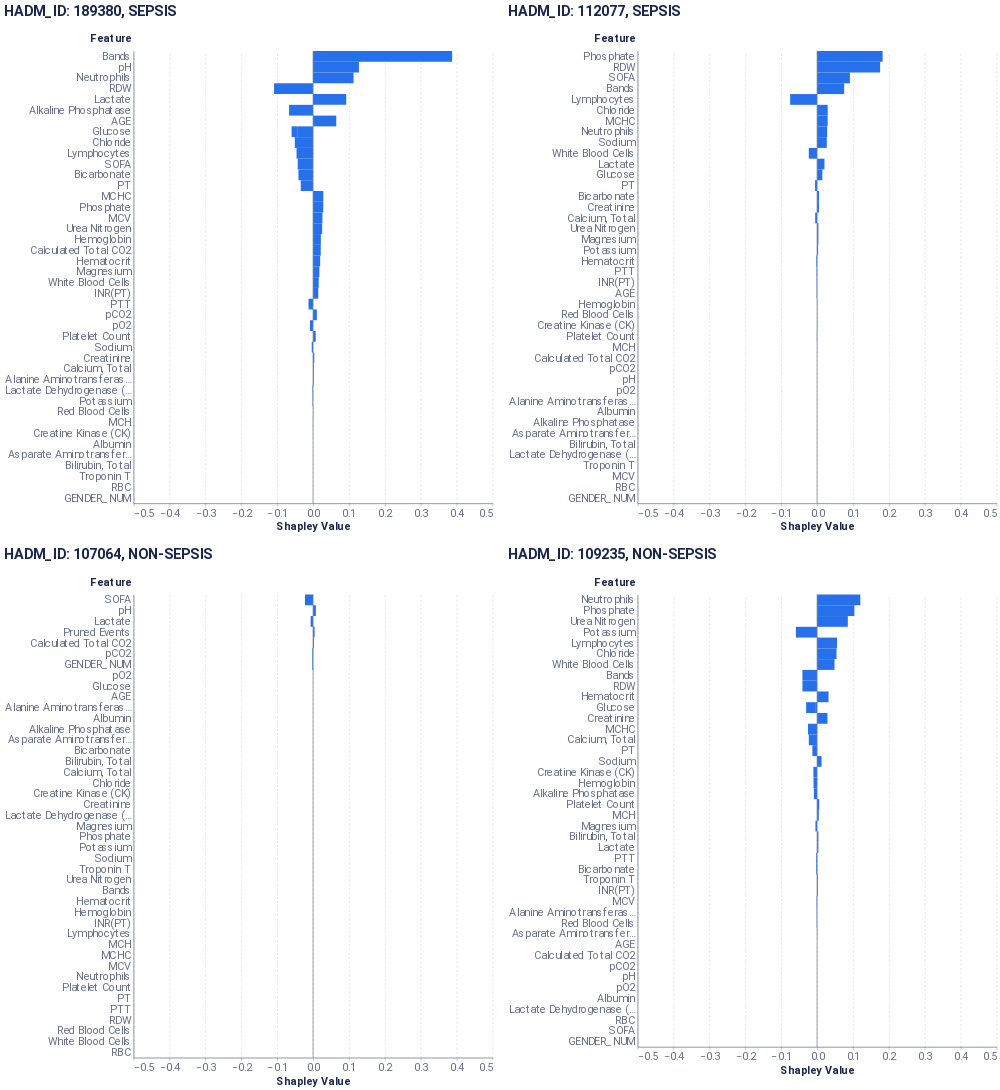

Source (notebook cell):
### Code cell
(feat_plots[0] | feat_plots[1]) & (feat_plots[2] | feat_plots[3])

### Figure 1 — Vega-Lite specification as saved in the notebook (floating-point values rounded to 4 significant figures)
{"config": {"axis": {"domain": true, "domainColor": "#666F89", "grid": false, "gridCap": "round", "gridColor": "#B3B7C4", "gridDash": [2, 4], "gridWidth": 0.5, "labelColor": "#666F89", "labelFont": "Roboto, Arial, sans-serif", "labelPadding": 2, "tickColor": "#666F89", "tickOpacity": 0.5, "tickSize": 4, "titleColor": "#19274E", "titleFont": "Roboto, Arial, sans-serif", "titleFontSize": 12}, "axisBand": {"domain": true, "labelPadding": 4, "ticks": false}, "axisY": {"domain": false, "titleAlign": "left", "titleAngle": 0, "titleX": -20, "titleY": -10}, "legend": {"labelColor": "#666F89", "labelFont": "Roboto, Arial, sans-serif", "labelFontSize": 12, "symbolSize": 40, "titleColor": "#19274E", "titleFont": "Roboto, Arial, sans-serif", "titleFontSize": 12, "titlePadding": 4}, "arc": {"stroke": "#FFFFFF", "strokeWidth": 1}, "bar": {"fill": "#2770EB", "stroke": null}, "line": {"stroke": "#2770EB", "strokeWidth": 2}, "path": {"stroke": "#2770EB", "strokeWidth": 0.5}, "point": {"fill": "#2770EB", "shape": "circle", "filled": true}, "rect": {"fill": "#2770EB"}, "rule": {"stroke": "#666F89"}, "shape": {"stroke": "#2770EB"}, "text": {"color": "#19274E", "font": "Roboto, Arial, sans-serif", "fontSize": 12}, "range": {"category": ["#2770EB", "#77B98A", "#DA5252", "#FFC400", "#A87AEA", "#00A39E", "#19274E"], "diverging": ["#006360", "#2BB3AE", "#96D9D7", "#FFFFFF", "#EDAAAA", "#DA5252", "#811D1D"], "heatmap": ["#18448F", "#1B4EA5", "#2770EB", "#4C88EE", "#82ACF3", "#A6C4F7", "#E9F1FD"], "ramp": ["#18448F", "#1B4EA5", "#2770EB", "#4C88EE", "#82ACF3", "#A6C4F7", "#E9F1FD"]}, "background": "#FFFFFF", "group": {"fill": "#FFFFFF"}, "header": {"labelColor": "#19274E", "labelFont": "Roboto, Arial, sans-serif", "labelFontSize": 12, "titleColor": "#19274E", "titleFont": "Roboto, Arial, sans-serif", "titleFontSize": 16}, "title": {"anchor": "start", "color": "#19274E", "font": "Roboto, Arial, sans-serif", "fontSize": 20, "fontWeight": "bold", "offset": 20, "subtitleColor": "#19274E", "subtitleFontSize": 16}, "view": {"continuousHeight": 300, "continuousWidth": 400, "stroke": "transparent"}}, "vconcat": [{"hconcat": [{"layer": [{"data": {"name": "data-942ada6a638deb971b29a01b14e4cca2"}, "mark": {"type": "bar", "size": 15, "thickness": 1}, "encoding": {"x": {"axis": {"grid": true, "labelFontSize": 15, "title": "Shapley Value", "titleFontSize": 15}, "field": "Shapley Value", "scale": {"domain": [-0.1, 0.4]}, "type": "quantitative"}, "y": {"axis": {"labelFontSize": 15, "title": "Feature", "titleFontSize": 15, "titleX": -61}, "field": "Feature", "sort": {"field": "sort_col", "order": "descending"}, "type": "nominal"}}}, {"data": {"name": "data-9c00aa9dc2b1c1a0b4bf9b34ead12925"}, "mark": {"type": "rule", "color": "#798184"}, "encoding": {"x": {"field": "x", "type": "quantitative"}}}], "encoding": {"x": {"field": "Shapley Value", "scale": {"domain": [-0.5, 0.5]}, "type": "quantitative"}}, "height": {"step": 15}, "title": "HADM_ID: 189380, SEPSIS", "width": 500}, {"layer": [{"data": {"name": "data-05fdb6a7bd76206588841f8e6b9853bc"}, "mark": {"type": "bar", "size": 15, "thickness": 1}, "encoding": {"x": {"axis": {"grid": true, "labelFontSize": 15, "title": "Shapley Value", "titleFontSize": 15}, "field": "Shapley Value", "scale": {"domain": [-0.1, 0.4]}, "type": "quantitative"}, "y": {"axis": {"labelFontSize": 15, "title": "Feature", "titleFontSize": 15, "titleX": -61}, "field": "Feature", "sort": {"field": "sort_col", "order": "descending"}, "type": "nominal"}}}, {"data": {"name": "data-9c00aa9dc2b1c1a0b4bf9b34ead12925"}, "mark": {"type": "rule", "color": "#798184"}, "encoding": {"x": {"field": "x", "type": "quantitative"}}}], "encoding": {"x": {"field": "Shapley Value", "scale": {"domain": [-0.5, 0.5]}, "type": "quantitative"}}, "height": {"step": 15}, "title": "HADM_ID: 112077, SEPSIS", "width": 500}]}, {"hconcat": [{"layer": [{"data": {"name": "data-001dbd99aa7676b25c09c4a7212a6f70"}, "mark": {"type": "bar", "size": 15, "thickness": 1}, "encoding": {"x": {"axis": {"grid": true, "labelFontSize": 15, "title": "Shapley Value", "titleFontSize": 15}, "field": "Shapley Value", "scale": {"domain": [-0.1, 0.4]}, "type": "quantitative"}, "y": {"axis": {"labelFontSize": 15, "title": "Feature", "titleFontSize": 15, "titleX": -61}, "field": "Feature", "sort": {"field": "sort_col", "order": "descending"}, "type": "nominal"}}}, {"data": {"name": "data-9c00aa9dc2b1c1a0b4bf9b34ead12925"}, "mark": {"type": "rule", "color": "#798184"}, "encoding": {"x": {"field": "x", "type": "quantitative"}}}], "encoding": {"x": {"field": "Shapley Value", "scale": {"domain": [-0.5, 0.5]}, "type": "quantitative"}}, "height": {"step": 15}, "title": "HADM_ID: 107064, NON-SEPSIS", "width": 500}, {"layer": [{"data": {"name": "data-0c6ce6c4ee8d5175eaa62f80c88a8647"}, "mark": {"type": "bar", "size": 15, "thickness": 1}, "encoding": {"x": {"axis": {"grid": true, "labelFontSize": 15, "title": "Shapley Value", "titleFontSize": 15}, "field": "Shapley Value", "scale": {"domain": [-0.1, 0.4]}, "type": "quantitative"}, "y": {"axis": {"labelFontSize": 15, "title": "Feature", "titleFontSize": 15, "titleX": -61}, "field": "Feature", "sort": {"field": "sort_col", "order": "descending"}, "type": "nominal"}}}, {"data": {"name": "data-9c00aa9dc2b1c1a0b4bf9b34ead12925"}, "mark": {"type": "rule", "color": "#798184"}, "encoding": {"x": {"field": "x", "type": "quantitative"}}}], "encoding": {"x": {"field": "Shapley Value", "scale": {"domain": [-0.5, 0.5]}, "type": "quantitative"}}, "height": {"step": 15}, "title": "HADM_ID: 109235, NON-SEPSIS", "width": 500}]}], "$schema": "https://vega.github.io/schema/vega-lite/v4.17.0.json", "datasets": {"data-942ada6a638deb971b29a01b14e4cca2": [{"Random seed": 42, "NSamples": 32000, "Feature": "AGE", "Shapley Value": 0.0647, "sort_col": 0.0647}, {"Random seed": 42, "NSamples": 32000, "Feature": "Calculated Total CO2", "Shapley Value": 0.02143, "sort_col": 0.02143}, {"Random seed": 42, "NSamples": 32000, "Feature": "Glucose", "Shapley Value": -0.04414, "sort_col": 0.04414}, {"Random seed": 42, "NSamples": 32000, "Feature": "Lactate", "Shapley Value": 0.09242, "sort_col": 0.09242}, {"Random seed": 42, "NSamples": 32000, "Feature": "pCO2", "Shapley Value": 0.01054, "sort_col": 0.01054}, {"Random seed": 42, "NSamples": 32000, "Feature": "pH", "Shapley Value": 0.1277, "sort_col": 0.1277}, {"Random seed": 42, "NSamples": 32000, "Feature": "pO2", "Shapley Value": -0.008671, "sort_col": 0.008671}, {"Random seed": 42, "NSamples": 32000, "Feature": "Alanine Aminotransferase (ALT)", "Shapley Value": 0.002112, "sort_col": 0.002112}, {"Random seed": 42, "NSamples": 32000, "Feature": "Albumin", "Shapley Value": 0.0, "sort_col": 0.0}, {"Random seed": 42, "NSamples": 32000, "Feature": "Alkaline Phosphatase", "Shapley Value": -0.06677, "sort_col": 0.06677}, {"Random seed": 42, "NSamples": 32000, "Feature": "Asparate Aminotransferase (AST)", "Shapley Value": 0.0, "sort_col": 0.0}, {"Random seed": 42, "NSamples": 32000, "Feature": "Bicarbonate", "Shapley Value": -0.04069, "sort_col": 0.04069}, {"Random seed": 42, "NSamples": 32000, "Feature": "Bilirubin, Total", "Shapley Value": 0.0, "sort_col": 0.0}, {"Random seed": 42, "NSamples": 32000, "Feature": "Calcium, Total", "Shapley Value": 0.002173, "sort_col": 0.002173}, {"Random seed": 42, "NSamples": 32000, "Feature": "Chloride", "Shapley Value": -0.05077, "sort_col": 0.05077}, {"Random seed": 42, "NSamples": 32000, "Feature": "Creatine Kinase (CK)", "Shapley Value": -0.0002706, "sort_col": 0.0002706}, {"Random seed": 42, "NSamples": 32000, "Feature": "Creatinine", "Shapley Value": 0.003467, "sort_col": 0.003467}, {"Random seed": 42, "NSamples": 32000, "Feature": "Glucose", "Shapley Value": -0.01561, "sort_col": 0.01561}, {"Random seed": 42, "NSamples": 32000, "Feature": "Lactate Dehydrogenase (LD)", "Shapley Value": -0.001503, "sort_col": 0.001503}, {"Random seed": 42, "NSamples": 32000, "Feature": "Magnesium", "Shapley Value": 0.01757, "sort_col": 0.01757}, {"Random seed": 42, "NSamples": 32000, "Feature": "Phosphate", "Shapley Value": 0.02842, "sort_col": 0.02842}, {"Random seed": 42, "NSamples": 32000, "Feature": "Potassium", "Shapley Value": -0.001368, "sort_col": 0.001368}, {"Random seed": 42, "NSamples": 32000, "Feature": "Sodium", "Shapley Value": -0.003655, "sort_col": 0.003655}, {"Random seed": 42, "NSamples": 32000, "Feature": "Troponin T", "Shapley Value": 0.0, "sort_col": 0.0}, {"Random seed": 42, "NSamples": 32000, "Feature": "Urea Nitrogen", "Shapley Value": 0.02529, "sort_col": 0.02529}, {"Random seed": 42, "NSamples": 32000, "Feature": "Bands", "Shapley Value": 0.3874, "sort_col": 0.3874}, {"Random seed": 42, "NSamples": 32000, "Feature": "Hematocrit", "Shapley Value": 0.01986, "sort_col": 0.01986}, {"Random seed": 42, "NSamples": 32000, "Feature": "Hemoglobin", "Shapley Value": 0.02179, "sort_col": 0.02179}, {"Random seed": 42, "NSamples": 32000, "Feature": "INR(PT)", "Shapley Value": 0.01452, "sort_col": 0.01452}, {"Random seed": 42, "NSamples": 32000, "Feature": "Lymphocytes", "Shapley Value": -0.046, "sort_col": 0.046}, {"Random seed": 42, "NSamples": 32000, "Feature": "MCH", "Shapley Value": -0.0004241, "sort_col": 0.0004241}, {"Random seed": 42, "NSamples": 32000, "Feature": "MCHC", "Shapley Value": 0.02865, "sort_col": 0.02865}, {"Random seed": 42, "NSamples": 32000, "Feature": "MCV", "Shapley Value": 0.02607, "sort_col": 0.02607}, {"Random seed": 42, "NSamples": 32000, "Feature": "Neutrophils", "Shapley Value": 0.1128, "sort_col": 0.1128}, {"Random seed": 42, "NSamples": 32000, "Feature": "Platelet Count", "Shapley Value": 0.007343, "sort_col": 0.007343}, {"Random seed": 42, "NSamples": 32000, "Feature": "PT", "Shapley Value": -0.03423, "sort_col": 0.03423}, {"Random seed": 42, "NSamples": 32000, "Feature": "PTT", "Shapley Value": -0.01249, "sort_col": 0.01249}, {"Random seed": 42, "NSamples": 32000, "Feature": "RDW", "Shapley Value": -0.1086, "sort_col": 0.1086}, {"Random seed": 42, "NSamples": 32000, "Feature": "Red Blood Cells", "Shapley Value": 0.0005726, "sort_col": 0.0005726}, {"Random seed": 42, "NSamples": 32000, "Feature": "White Blood Cells", "Shapley Value": 0.0158, "sort_col": 0.0158}, {"Random seed": 42, "NSamples": 32000, "Feature": "RBC", "Shapley Value": 0.0, "sort_col": 0.0}, {"Random seed": 42, "NSamples": 32000, "Feature": "SOFA", "Shapley Value": -0.04275, "sort_col": 0.04275}, {"Random seed": 42, "NSamples": 32000, "Feature": "GENDER_NUM", "Shapley Value": 0.0, "sort_col": 0.0}], "data-9c00aa9dc2b1c1a0b4bf9b34ead12925": [{"x": 0}], "data-05fdb6a7bd76206588841f8e6b9853bc": [{"Random seed": 42, "NSamples": 32000, "Feature": "AGE", "Shapley Value": -0.001178, "sort_col": 0.001178}, {"Random seed": 42, "NSamples": 32000, "Feature": "Calculated Total CO2", "Shapley Value": 0.0, "sort_col": 0.0}, {"Random seed": 42, "NSamples": 32000, "Feature": "Glucose", "Shapley Value": 0.0, "sort_col": 0.0}, {"Random seed": 42, "NSamples": 32000, "Feature": "Lactate", "Shapley Value": 0.02058, "sort_col": 0.02058}, {"Random seed": 42, "NSamples": 32000, "Feature": "pCO2", "Shapley Value": 0.0, "sort_col": 0.0}, {"Random seed": 42, "NSamples": 32000, "Feature": "pH", "Shapley Value": 0.0, "sort_col": 0.0}, {"Random seed": 42, "NSamples": 32000, "Feature": "pO2", "Shapley Value": 0.0, "sort_col": 0.0}, {"Random seed": 42, "NSamples": 32000, "Feature": "Alanine Aminotransferase (ALT)", "Shapley Value": 0.0, "sort_col": 0.0}, {"Random seed": 42, "NSamples": 32000, "Feature": "Albumin", "Shapley Value": 0.0, "sort_col": 0.0}, {"Random seed": 42, "NSamples": 32000, "Feature": "Alkaline Phosphatase", "Shapley Value": 0.0, "sort_col": 0.0}, {"Random seed": 42, "NSamples": 32000, "Feature": "Asparate Aminotransferase (AST)", "Shapley Value": 0.0, "sort_col": 0.0}, {"Random seed": 42, "NSamples": 32000, "Feature": "Bicarbonate", "Shapley Value": 0.005468, "sort_col": 0.005468}, {"Random seed": 42, "NSamples": 32000, "Feature": "Bilirubin, Total", "Shapley Value": 0.0, "sort_col": 0.0}, {"Random seed": 42, "NSamples": 32000, "Feature": "Calcium, Total", "Shapley Value": -0.005252, "sort_col": 0.005252}, {"Random seed": 42, "NSamples": 32000, "Feature": "Chloride", "Shapley Value": 0.02954, "sort_col": 0.02954}, {"Random seed": 42, "NSamples": 32000, "Feature": "Creatine Kinase (CK)", "Shapley Value": 0.0006566, "sort_col": 0.0006566}, {"Random seed": 42, "NSamples": 32000, "Feature": "Creatinine", "Shapley Value": 0.005287, "sort_col": 0.005287}, {"Random seed": 42, "NSamples": 32000, "Feature": "Glucose", "Shapley Value": 0.01454, "sort_col": 0.01454}, {"Random seed": 42, "NSamples": 32000, "Feature": "Lactate Dehydrogenase (LD)", "Shapley Value": 0.0, "sort_col": 0.0}, {"Random seed": 42, "NSamples": 32000, "Feature": "Magnesium", "Shapley Value": 0.003623, "sort_col": 0.003623}, {"Random seed": 42, "NSamples": 32000, "Feature": "Phosphate", "Shapley Value": 0.1825, "sort_col": 0.1825}, {"Random seed": 42, "NSamples": 32000, "Feature": "Potassium", "Shapley Value": 0.002932, "sort_col": 0.002932}, {"Random seed": 42, "NSamples": 32000, "Feature": "Sodium", "Shapley Value": 0.02697, "sort_col": 0.02697}, {"Random seed": 42, "NSamples": 32000, "Feature": "Troponin T", "Shapley Value": 0.0, "sort_col": 0.0}, {"Random seed": 42, "NSamples": 32000, "Feature": "Urea Nitrogen", "Shapley Value": 0.00368, "sort_col": 0.00368}, {"Random seed": 42, "NSamples": 32000, "Feature": "Bands", "Shapley Value": 0.07544, "sort_col": 0.07544}, {"Random seed": 42, "NSamples": 32000, "Feature": "Hematocrit", "Shapley Value": -0.002158, "sort_col": 0.002158}, {"Random seed": 42, "NSamples": 32000, "Feature": "Hemoglobin", "Shapley Value": 0.0006774, "sort_col": 0.0006774}, {"Random seed": 42, "NSamples": 32000, "Feature": "INR(PT)", "Shapley Value": -0.001281, "sort_col": 0.001281}, {"Random seed": 42, "NSamples": 32000, "Feature": "Lymphocytes", "Shapley Value": -0.07495, "sort_col": 0.07495}, {"Random seed": 42, "NSamples": 32000, "Feature": "MCH", "Shapley Value": 0.0002353, "sort_col": 0.0002353}, {"Random seed": 42, "NSamples": 32000, "Feature": "MCHC", "Shapley Value": 0.02937, "sort_col": 0.02937}, {"Random seed": 42, "NSamples": 32000, "Feature": "MCV", "Shapley Value": 0.0, "sort_col": 0.0}, {"Random seed": 42, "NSamples": 32000, "Feature": "Neutrophils", "Shapley Value": 0.02797, "sort_col": 0.02797}, {"Random seed": 42, "NSamples": 32000, "Feature": "Platelet Count", "Shapley Value": -0.0006532, "sort_col": 0.0006532}, {"Random seed": 42, "NSamples": 32000, "Feature": "PT", "Shapley Value": -0.005651, "sort_col": 0.005651}, {"Random seed": 42, "NSamples": 32000, "Feature": "PTT", "Shapley Value": -0.001528, "sort_col": 0.001528}, {"Random seed": 42, "NSamples": 32000, "Feature": "RDW", "Shapley Value": 0.1756, "sort_col": 0.1756}, {"Random seed": 42, "NSamples": 32000, "Feature": "Red Blood Cells", "Shapley Value": 0.0006633, "sort_col": 0.0006633}, {"Random seed": 42, "NSamples": 32000, "Feature": "White Blood Cells", "Shapley Value": -0.02307, "sort_col": 0.02307}, {"Random seed": 42, "NSamples": 32000, "Feature": "RBC", "Shapley Value": 0.0, "sort_col": 0.0}, {"Random seed": 42, "NSamples": 32000, "Feature": "SOFA", "Shapley Value": 0.09136, "sort_col": 0.09136}, {"Random seed": 42, "NSamples": 32000, "Feature": "GENDER_NUM", "Shapley Value": 0.0, "sort_col": 0.0}], "data-001dbd99aa7676b25c09c4a7212a6f70": [{"Random seed": 42, "NSamples": 32000, "Feature": "AGE", "Shapley Value": 0.0, "sort_col": 0.0}, {"Random seed": 42, "NSamples": 32000, "Feature": "Calculated Total CO2", "Shapley Value": 0.002509, "sort_col": 0.002509}, {"Random seed": 42, "NSamples": 32000, "Feature": "Glucose", "Shapley Value": -3.46e-05, "sort_col": 3.46e-05}, {"Random seed": 42, "NSamples": 32000, "Feature": "Lactate", "Shapley Value": -0.006737, "sort_col": 0.006737}, {"Random seed": 42, "NSamples": 32000, "Feature": "pCO2", "Shapley Value": -0.002096, "sort_col": 0.002096}, {"Random seed": 42, "NSamples": 32000, "Feature": "pH", "Shapley Value": 0.007908, "sort_col": 0.007908}, {"Random seed": 42, "NSamples": 32000, "Feature": "pO2", "Shapley Value": 9.095e-05, "sort_col": 9.095e-05}, {"Random seed": 42, "NSamples": 32000, "Feature": "Alanine Aminotransferase (ALT)", "Shapley Value": 0.0, "sort_col": 0.0}, {"Random seed": 42, "NSamples": 32000, "Feature": "Albumin", "Shapley Value": 0.0, "sort_col": 0.0}, {"Random seed": 42, "NSamples": 32000, "Feature": "Alkaline Phosphatase", "Shapley Value": 0.0, "sort_col": 0.0}, {"Random seed": 42, "NSamples": 32000, "Feature": "Asparate Aminotransferase (AST)", "Shapley Value": 0.0, "sort_col": 0.0}, {"Random seed": 42, "NSamples": 32000, "Feature": "Bicarbonate", "Shapley Value": 0.0, "sort_col": 0.0}, {"Random seed": 42, "NSamples": 32000, "Feature": "Bilirubin, Total", "Shapley Value": 0.0, "sort_col": 0.0}, {"Random seed": 42, "NSamples": 32000, "Feature": "Calcium, Total", "Shapley Value": 0.0, "sort_col": 0.0}, {"Random seed": 42, "NSamples": 32000, "Feature": "Chloride", "Shapley Value": 0.0, "sort_col": 0.0}, {"Random seed": 42, "NSamples": 32000, "Feature": "Creatine Kinase (CK)", "Shapley Value": 0.0, "sort_col": 0.0}, {"Random seed": 42, "NSamples": 32000, "Feature": "Creatinine", "Shapley Value": 0.0, "sort_col": 0.0}, {"Random seed": 42, "NSamples": 32000, "Feature": "Glucose", "Shapley Value": 0.0, "sort_col": 0.0}, {"Random seed": 42, "NSamples": 32000, "Feature": "Lactate Dehydrogenase (LD)", "Shapley Value": 0.0, "sort_col": 0.0}, {"Random seed": 42, "NSamples": 32000, "Feature": "Magnesium", "Shapley Value": 0.0, "sort_col": 0.0}, {"Random seed": 42, "NSamples": 32000, "Feature": "Phosphate", "Shapley Value": 0.0, "sort_col": 0.0}, {"Random seed": 42, "NSamples": 32000, "Feature": "Potassium", "Shapley Value": 0.0, "sort_col": 0.0}, {"Random seed": 42, "NSamples": 32000, "Feature": "Sodium", "Shapley Value": 0.0, "sort_col": 0.0}, {"Random seed": 42, "NSamples": 32000, "Feature": "Troponin T", "Shapley Value": 0.0, "sort_col": 0.0}, {"Random seed": 42, "NSamples": 32000, "Feature": "Urea Nitrogen", "Shapley Value": 0.0, "sort_col": 0.0}, {"Random seed": 42, "NSamples": 32000, "Feature": "Bands", "Shapley Value": 0.0, "sort_col": 0.0}, {"Random seed": 42, "NSamples": 32000, "Feature": "Hematocrit", "Shapley Value": 0.0, "sort_col": 0.0}, {"Random seed": 42, "NSamples": 32000, "Feature": "Hemoglobin", "Shapley Value": 0.0, "sort_col": 0.0}, {"Random seed": 42, "NSamples": 32000, "Feature": "INR(PT)", "Shapley Value": 0.0, "sort_col": 0.0}, {"Random seed": 42, "NSamples": 32000, "Feature": "Lymphocytes", "Shapley Value": 0.0, "sort_col": 0.0}, {"Random seed": 42, "NSamples": 32000, "Feature": "MCH", "Shapley Value": 0.0, "sort_col": 0.0}, {"Random seed": 42, "NSamples": 32000, "Feature": "MCHC", "Shapley Value": 0.0, "sort_col": 0.0}, {"Random seed": 42, "NSamples": 32000, "Feature": "MCV", "Shapley Value": 0.0, "sort_col": 0.0}, {"Random seed": 42, "NSamples": 32000, "Feature": "Neutrophils", "Shapley Value": 0.0, "sort_col": 0.0}, {"Random seed": 42, "NSamples": 32000, "Feature": "Platelet Count", "Shapley Value": 0.0, "sort_col": 0.0}, {"Random seed": 42, "NSamples": 32000, "Feature": "PT", "Shapley Value": 0.0, "sort_col": 0.0}, {"Random seed": 42, "NSamples": 32000, "Feature": "PTT", "Shapley Value": 0.0, "sort_col": 0.0}, {"Random seed": 42, "NSamples": 32000, "Feature": "RDW", "Shapley Value": 0.0, "sort_col": 0.0}, {"Random seed": 42, "NSamples": 32000, "Feature": "Red Blood Cells", "Shapley Value": 0.0, "sort_col": 0.0}, {"Random seed": 42, "NSamples": 32000, "Feature": "White Blood Cells", "Shapley Value": 0.0, "sort_col": 0.0}, {"Random seed": 42, "NSamples": 32000, "Feature": "RBC", "Shapley Value": 0.0, "sort_col": 0.0}, {"Random seed": 42, "NSamples": 32000, "Feature": "SOFA", "Shapley Value": -0.02259, "sort_col": 0.02259}, {"Random seed": 42, "NSamples": 32000, "Feature": "GENDER_NUM", "Shapley Value": -0.002072, "sort_col": 0.002072}, {"Random seed": 42, "NSamples": 32000, "Feature": "Pruned Events", "Shapley Value": 0.004338, "sort_col": 0.004338}], "data-0c6ce6c4ee8d5175eaa62f80c88a8647": [{"Random seed": 42, "NSamples": 32000, "Feature": "AGE", "Shapley Value": 0.0, "sort_col": 0.0}, {"Random seed": 42, "NSamples": 32000, "Feature": "Calculated Total CO2", "Shapley Value": 0.0, "sort_col": 0.0}, {"Random seed": 42, "NSamples": 32000, "Feature": "Glucose", "Shapley Value": -0.003366, "sort_col": 0.003366}, {"Random seed": 42, "NSamples": 32000, "Feature": "Lactate", "Shapley Value": 0.003622, "sort_col": 0.003622}, {"Random seed": 42, "NSamples": 32000, "Feature": "pCO2", "Shapley Value": 0.0, "sort_col": 0.0}, {"Random seed": 42, "NSamples": 32000, "Feature": "pH", "Shapley Value": 0.0, "sort_col": 0.0}, {"Random seed": 42, "NSamples": 32000, "Feature": "pO2", "Shapley Value": 0.0, "sort_col": 0.0}, {"Random seed": 42, "NSamples": 32000, "Feature": "Alanine Aminotransferase (ALT)", "Shapley Value": -0.00105, "sort_col": 0.00105}, {"Random seed": 42, "NSamples": 32000, "Feature": "Albumin", "Shapley Value": 0.0, "sort_col": 0.0}, {"Random seed": 42, "NSamples": 32000, "Feature": "Alkaline Phosphatase", "Shapley Value": -0.00899, "sort_col": 0.00899}, {"Random seed": 42, "NSamples": 32000, "Feature": "Asparate Aminotransferase (AST)", "Shapley Value": 0.000535, "sort_col": 0.000535}, {"Random seed": 42, "NSamples": 32000, "Feature": "Bicarbonate", "Shapley Value": -0.002526, "sort_col": 0.002526}, {"Random seed": 42, "NSamples": 32000, "Feature": "Bilirubin, Total", "Shapley Value": 0.003692, "sort_col": 0.003692}, {"Random seed": 42, "NSamples": 32000, "Feature": "Calcium, Total", "Shapley Value": -0.02307, "sort_col": 0.02307}, {"Random seed": 42, "NSamples": 32000, "Feature": "Chloride", "Shapley Value": 0.05406, "sort_col": 0.05406}, {"Random seed": 42, "NSamples": 32000, "Feature": "Creatine Kinase (CK)", "Shapley Value": -0.01028, "sort_col": 0.01028}, {"Random seed": 42, "NSamples": 32000, "Feature": "Creatinine", "Shapley Value": 0.02888, "sort_col": 0.02888}, {"Random seed": 42, "NSamples": 32000, "Feature": "Glucose", "Shapley Value": -0.02713, "sort_col": 0.02713}, {"Random seed": 42, "NSamples": 32000, "Feature": "Lactate Dehydrogenase (LD)", "Shapley Value": 0.0, "sort_col": 0.0}, {"Random seed": 42, "NSamples": 32000, "Feature": "Magnesium", "Shapley Value": -0.004611, "sort_col": 0.004611}, {"Random seed": 42, "NSamples": 32000, "Feature": "Phosphate", "Shapley Value": 0.1038, "sort_col": 0.1038}, {"Random seed": 42, "NSamples": 32000, "Feature": "Potassium", "Shapley Value": -0.05896, "sort_col": 0.05896}, {"Random seed": 42, "NSamples": 32000, "Feature": "Sodium", "Shapley Value": 0.01237, "sort_col": 0.01237}, {"Random seed": 42, "NSamples": 32000, "Feature": "Troponin T", "Shapley Value": 0.002393, "sort_col": 0.002393}, {"Random seed": 42, "NSamples": 32000, "Feature": "Urea Nitrogen", "Shapley Value": 0.08562, "sort_col": 0.08562}, {"Random seed": 42, "NSamples": 32000, "Feature": "Bands", "Shapley Value": -0.04087, "sort_col": 0.04087}, {"Random seed": 42, "NSamples": 32000, "Feature": "Hematocrit", "Shapley Value": 0.03182, "sort_col": 0.03182}, {"Random seed": 42, "NSamples": 32000, "Feature": "Hemoglobin", "Shapley Value": -0.009935, "sort_col": 0.009935}, {"Random seed": 42, "NSamples": 32000, "Feature": "INR(PT)", "Shapley Value": 0.002392, "sort_col": 0.002392}, {"Random seed": 42, "NSamples": 32000, "Feature": "Lymphocytes", "Shapley Value": 0.05556, "sort_col": 0.05556}, {"Random seed": 42, "NSamples": 32000, "Feature": "MCH", "Shapley Value": 0.004764, "sort_col": 0.004764}, {"Random seed": 42, "NSamples": 32000, "Feature": "MCHC", "Shapley Value": -0.02529, "sort_col": 0.02529}, {"Random seed": 42, "NSamples": 32000, "Feature": "MCV", "Shapley Value": -0.00141, "sort_col": 0.00141}, {"Random seed": 42, "NSamples": 32000, "Feature": "Neutrophils", "Shapley Value": 0.1204, "sort_col": 0.1204}, {"Random seed": 42, "NSamples": 32000, "Feature": "Platelet Count", "Shapley Value": 0.00594, "sort_col": 0.00594}, {"Random seed": 42, "NSamples": 32000, "Feature": "PT", "Shapley Value": -0.01308, "sort_col": 0.01308}, {"Random seed": 42, "NSamples": 32000, "Feature": "PTT", "Shapley Value": -0.002533, "sort_col": 0.002533}, {"Random seed": 42, "NSamples": 32000, "Feature": "RDW", "Shapley Value": -0.04078, "sort_col": 0.04078}, {"Random seed": 42, "NSamples": 32000, "Feature": "Red Blood Cells", "Shapley Value": -0.001047, "sort_col": 0.001047}, {"Random seed": 42, "NSamples": 32000, "Feature": "White Blood Cells", "Shapley Value": 0.04851, "sort_col": 0.04851}, {"Random seed": 42, "NSamples": 32000, "Feature": "RBC", "Shapley Value": 0.0, "sort_col": 0.0}, {"Random seed": 42, "NSamples": 32000, "Feature": "SOFA", "Shapley Value": 0.0, "sort_col": 0.0}, {"Random seed": 42, "NSamples": 32000, "Feature": "GENDER_NUM", "Shapley Value": 0.0, "sort_col": 0.0}]}}
